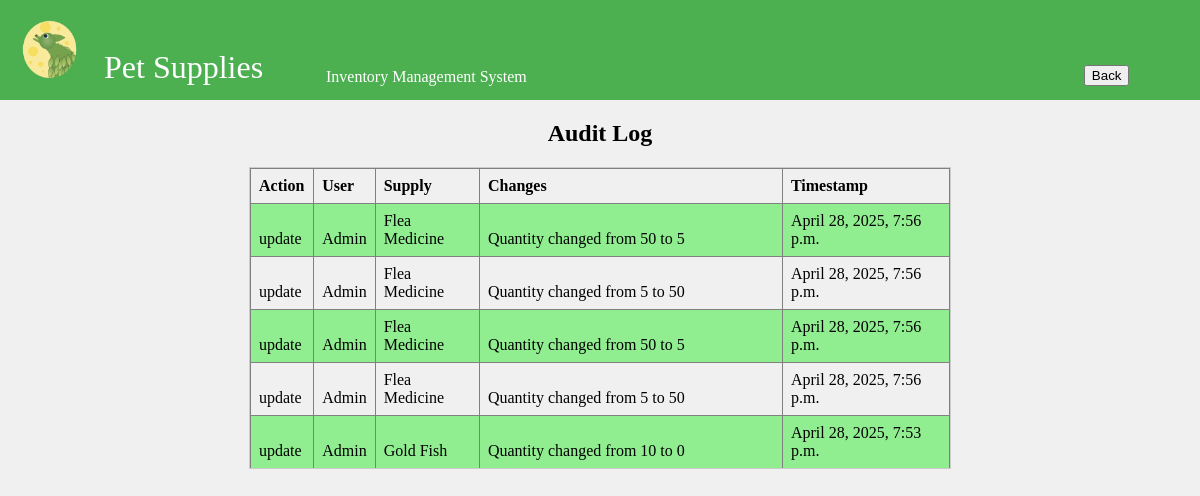
The page /audit-log/ on the database as committed earlier.
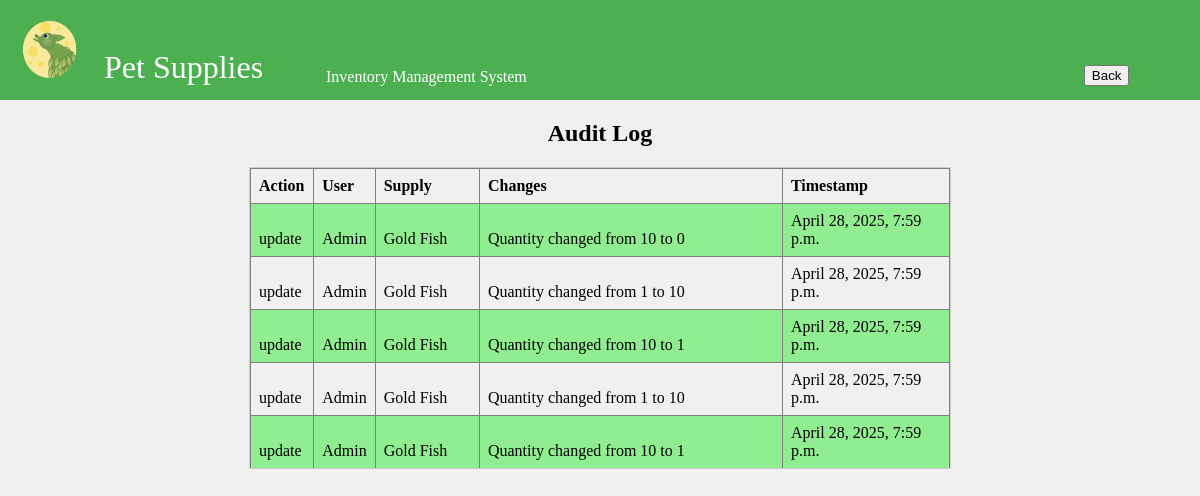
The same page on the database as committed later.
### inventory/models.py (models this page shows, shortened)
class AuditLog(models.Model):
    ACTION_CHOICES = (
        ('CREATE', 'Create'),
        ('UPDATE', 'Update'),
        ('DELETE', 'Delete'),
    )
    user = models.ForeignKey(User, on_delete=models.SET_NULL, null=True)  # Track the user making the change
    action = models.CharField(max_length=10, choices=ACTION_CHOICES)  # The type of action (CREATE, UPDATE, DELETE)
    supply = models.ForeignKey(Supply, on_delete=models.CASCADE)  # Link to the supply that was changed
    changes = models.TextField()  # Description of what was changed
    timestamp = models.DateTimeField(auto_now_add=True)  # When the change was made

class Supply(models.Model):
    name = models.CharField(max_length=255, primary_key=True)
    price = models.FloatField()
    quantity = models.IntegerField()
    location = models.CharField(max_length=255)
    reorder_point = models.PositiveIntegerField(default=5)

### inventory/views.py (the view)
# urls.py: path('audit-log/', views.audit_log, name='audit_log'),
def audit_log(request):
    logs = AuditLog.objects.all().order_by('-timestamp')
    return render(request, 'inventory/audit_log.html', {'logs': logs})

### inventory/templates/inventory/audit_log.html (shortened to what this page needs)
{% load static %}
<!DOCTYPE html>
<html lang="en">
<head>
    <link rel="stylesheet" href="{% static 'css/styles.css' %}">
</head>
<body>
    <div class="header-container">
        <table class = "nav_tab">
            <tr>
                <td>
    <img src="{% static 'icons/TLeafLogo2sm.png' %}" alt="T Leaf Logo">
</td>
 <td class = "pet">
    <div class = "head">
        Pet Supplies
        </div>
    </td>
<td class = "warn2">
    Inventory Management System
</td>
<td class = "warn2">
    <a href="{% url 'index' %}">
        <button type="submit">Back
        </button>
        </a>
</td>
</tr>
</table>
</div>
<center>
    <h2>Audit Log</h2>
    <div class="table-container">
    <table border="1" class="data_tab">
        <tr>
            <th>Action</th>
            <th>User</th>
            <th>Supply</th>
            <th>Changes</th>
            <th>Timestamp</th>
        </tr>
        {% for log in logs %}
        <tr>
            <td>{{ log.get_action_display }}</td>
            <td>{{ log.user.username }}</td>
            <td>{{ log.supply.name }}</td>
            <td class = "changes">{{ log.changes }}</td>
            <td>{{ log.timestamp }}</td>
        </tr>
        {% endfor %}
    </table>
</div>
</center>
</body>
</html>

Rows that differ between the two databases and show on the page:
no longer on this page (row unchanged): AuditLog: action "update", user.username "Admin", supply.name "Flea Medicine", changes "Quantity changed from 50 to 5", timestamp "April 28, 2025, 7:56 p.m."
no longer on this page (row unchanged): AuditLog: action "update", user.username "Admin", supply.name "Flea Medicine", changes "Quantity changed from 5 to 50", timestamp "April 28, 2025, 7:56 p.m."
no longer on this page (row unchanged): AuditLog: action "update", user.username "Admin", supply.name "Flea Medicine", changes "Quantity changed from 50 to 5", timestamp "April 28, 2025, 7:56 p.m."
no longer on this page (row unchanged): AuditLog: action "update", user.username "Admin", supply.name "Flea Medicine", changes "Quantity changed from 5 to 50", timestamp "April 28, 2025, 7:56 p.m."
no longer on this page (row unchanged): AuditLog: action "update", user.username "Admin", supply.name "Gold Fish", changes "Quantity changed from 10 to 0", timestamp "April 28, 2025, 7:53 p.m."
added AuditLog: action "update", user.username "Admin", supply.name "Gold Fish", changes "Quantity changed from 10 to 0", timestamp "April 28, 2025, 7:59 p.m."
added AuditLog: action "update", user.username "Admin", supply.name "Gold Fish", changes "Quantity changed from 1 to 10", timestamp "April 28, 2025, 7:59 p.m."
added AuditLog: action "update", user.username "Admin", supply.name "Gold Fish", changes "Quantity changed from 10 to 1", timestamp "April 28, 2025, 7:59 p.m."
added AuditLog: action "update", user.username "Admin", supply.name "Gold Fish", changes "Quantity changed from 1 to 10", timestamp "April 28, 2025, 7:59 p.m."
added AuditLog: action "update", user.username "Admin", supply.name "Gold Fish", changes "Quantity changed from 10 to 1", timestamp "April 28, 2025, 7:59 p.m."
